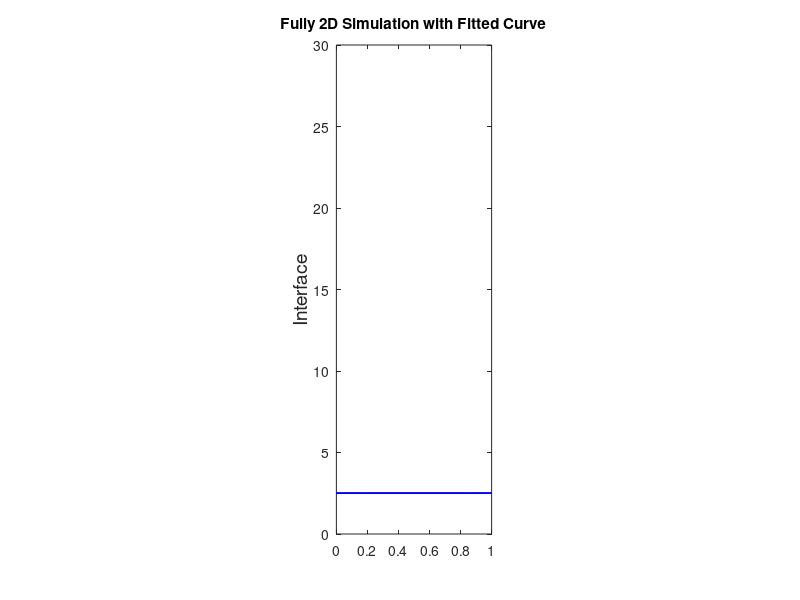
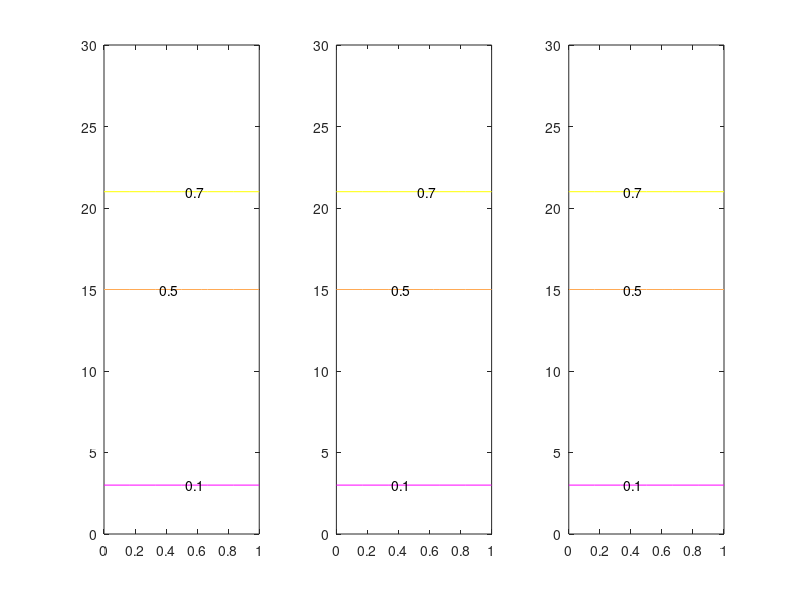
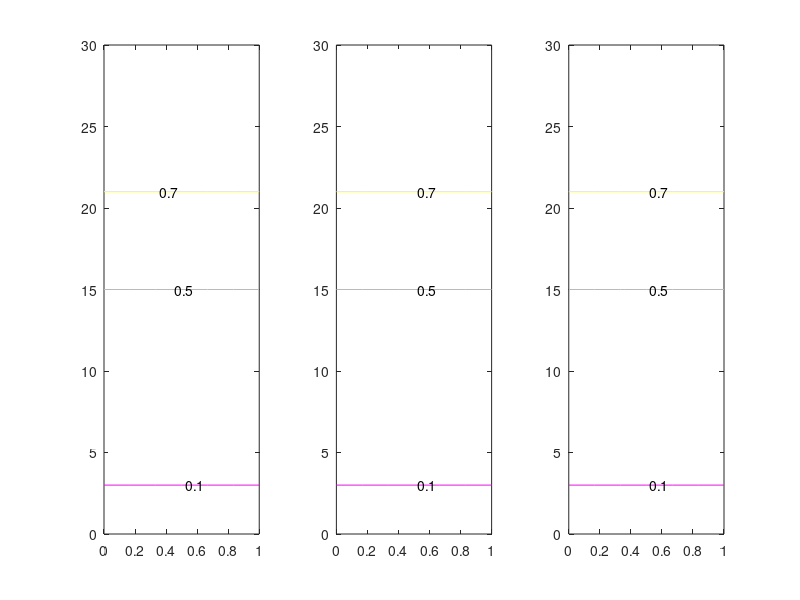

The MATLAB script that drew these images, in order:
%   Code to draw figures of interface and stream function
%   for the 2D non-rotating code

clear all; clc;

%   Plot of interface
sZ = load('MeshSize.txt');
sizey = sZ(2)+1;
sizex = sZ(1)+1;

y = load('twoD.txt');
aux = length(y)/(sizex*sizey);
Y = reshape(y,sizey,sizex,aux);

phi = linspace(0,1,sizex); xi = linspace(0,30,sizey);
[P,Xi]= meshgrid(phi,xi);

[P,Xi]

figure
subplot(1,3,2)
    
for i = 1:aux,
    contour(P,Xi,Y(:,:,i),[1],'b')
    hold on
end

ylabel('Interface','fontsize',14)
title('Fully 2D Simulation with Fitted Curve')

% plot of \Psi at each time interval with moving frame
clear y
y = load('Stream.txt');
Y = reshape(y,sizey,sizex,aux);

sizey,sizex,aux


i = 0;
while i<aux & i<6,
    i = i+1;
    if i ==1 | i==4,
        figure
    end
    mod(i-1,3)+1
    subplot(1,3,mod(i-1,3)+1)
    [C,h] = contour(P,Xi,Y(:,:,i),[.1,.5,.7]);
    clabel(C,h)
    colormap spring
    hold on
end


hold off